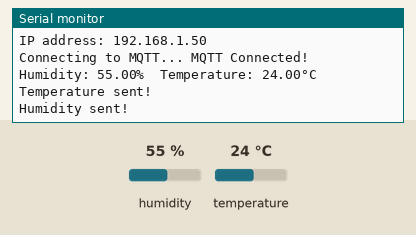
A program run on a simulated ESP32. Shown: the last lines printed to the serial monitor. The test bench sets the inputs (shaded band); at power-on: humidity 55 %, temperature 24 °C. WiFi joins after 1.5 s; servers stay silent unless stated; no MQTT or app messages arrive unless stated.

Above: at 2.7 s.
2.8 s: humidity set to 22 %
At 7.2 s:
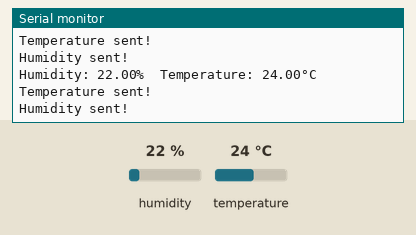
8.8 s: temperature set to 12 °C
At 13.1 s:
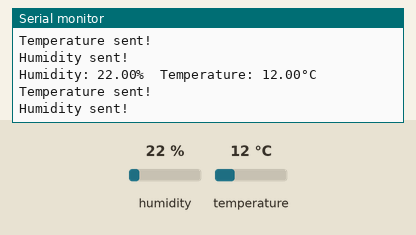
14.8 s: humidity set to 40 %
At 17.8 s:
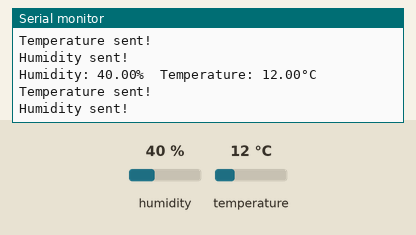
Timing chart, 0 to 19.3 s (numbered marks = the images above; inputs shaded):
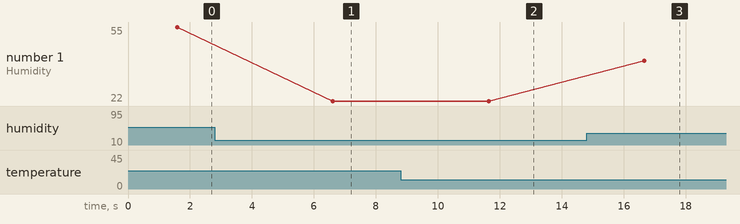

The program:

main.cpp
```cpp
#include <Arduino.h>
#include <WiFi.h>
#include "Adafruit_MQTT.h"
#include "Adafruit_MQTT_Client.h"
#include <DHT.h>

// ----------- WiFi and Adafruit IO Setup ------------
#define WLAN_SSID       "RaigosiPhone"        // your WiFi SSID
#define WLAN_PASS       "raganius"      // your WiFi password

#define AIO_SERVER      "io.adafruit.com"
#define AIO_SERVERPORT  1883
#define AIO_USERNAME    "Raganius7"   // your Adafruit username
#define AIO_KEY         ""  // your Adafruit IO key

// ----------- DHT11 Setup ------------
#define DHTPIN 21
#define DHTTYPE DHT11
DHT dht(DHTPIN, DHTTYPE);

// ----------- MQTT Setup ------------
WiFiClient client;
Adafruit_MQTT_Client mqtt(&client, AIO_SERVER, AIO_SERVERPORT, AIO_USERNAME, AIO_KEY);

// Feeds (create them in Adafruit IO first!)
Adafruit_MQTT_Publish temperatureFeed = Adafruit_MQTT_Publish(&mqtt, AIO_USERNAME "/feeds/termometras-v1");
Adafruit_MQTT_Publish humidityFeed    = Adafruit_MQTT_Publish(&mqtt, AIO_USERNAME "/feeds/dregme-v1");

void MQTT_connect();

void setup() {
  Serial.begin(115200);
  delay(10);
  Serial.println("Connecting to WiFi...");
  Serial.print (WLAN_SSID);
  Serial.print (WLAN_PASS);
  WiFi.begin(WLAN_SSID, WLAN_PASS);
  while (WiFi.status() != WL_CONNECTED) {
    delay(500);
    Serial.print(".");
  }

  Serial.println("\nWiFi connected!");
  Serial.print("IP address: ");
  Serial.println(WiFi.localIP());

  dht.begin();
}

void loop() {
  MQTT_connect();

  float humi = dht.readHumidity();
  float tempC = dht.readTemperature();

  if (isnan(humi) || isnan(tempC)) {
    Serial.println("Failed to read from DHT sensor!");
    delay(2000);
    return;
  }

  Serial.print("Humidity: ");
  Serial.print(humi);
  Serial.print("%  Temperature: ");
  Serial.print(tempC);
  Serial.println("°C");

  // Publish to Adafruit IO
  if (!temperatureFeed.publish(tempC)) {
    Serial.println("Failed to publish temperature");
  } else {
    Serial.println("Temperature sent!");
  }

  if (!humidityFeed.publish(humi)) {
    Serial.println("Failed to publish humidity");
  } else {
    Serial.println("Humidity sent!");
  }

  delay(5000); // send data every 5 seconds
}

void MQTT_connect() {
  int8_t ret;

  if (mqtt.connected()) {
    return;
  }

  Serial.print("Connecting to MQTT... ");
  uint8_t retries = 3;
  while ((ret = mqtt.connect()) != 0) { // connect will return 0 for connected
    Serial.println(mqtt.connectErrorString(ret));
    Serial.println("Retrying MQTT connection in 5 seconds...");
    mqtt.disconnect();
    delay(5000);
    retries--;
    if (retries == 0) {
      while (1); // hang
    }
  }
  Serial.println("MQTT Connected!");
}
```

Measured:
- after the input at 2.8 s, the serial monitor: prints a new line after 3.8 s (image 1)
- after the input at 8.8 s, the serial monitor: prints a new line after 2.8 s (image 2)
- after the input at 14.8 s, the serial monitor: prints a new line after 1.9 s (image 3)
- plotted number 1: 55 → 22 after the input at 2.8 s, 22 → 40 after the input at 14.8 s
